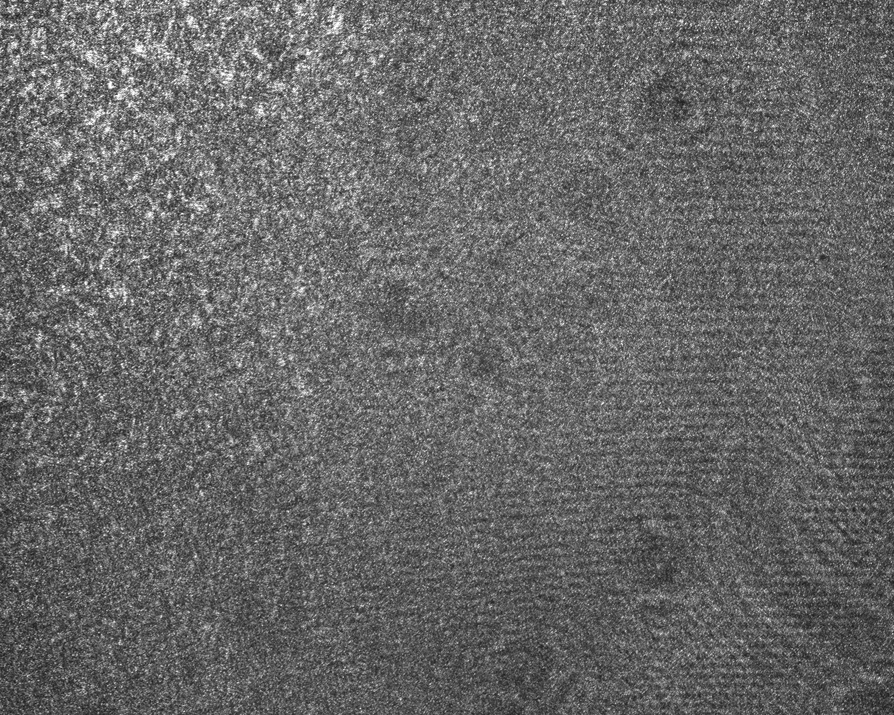
#> input picture Tercer parcial/FRESNEL/holograma900mm.tif, 894 x 715 px, shrunk from 1280 x 1024 before the run, found by its file name
$ python fresnel.py
#> lines starting #> are read from the running program, lines starting #| are printed output that depends on the picture
import numpy as np
import matplotlib.pyplot as plt
from skimage import io
from scipy.ndimage import gaussian_filter

# %% Función de reconstrucción de Fresnel
def reconstruir(holo, d, lam, d_xi, d_eta):
    # Tamaño del holograma
    M, N = holo.shape

    # Resoluciones del plano reconstruido
    d_x = (d * lam) / (N * d_xi)
    d_y = (d * lam) / (M * d_eta)

    # Índices centrados
    i_M = np.arange(-M//2, M//2)
    i_N = np.arange(-N//2, N//2)

    # Malla del plano del holograma
    xi, eta = np.meshgrid(i_N * d_xi, i_M * d_eta)

    # Ejes del plano reconstruido
    x = i_N * d_x
    y = i_M * d_y

    # Reconstrucción (Propagación)
    U = np.exp(1j * np.pi * (xi**2 + eta**2) / (d * lam))
    U = U * holo
    U = np.fft.fftshift(np.fft.fft2(np.fft.ifftshift(U)))

    return U, x, y

# %% Función auxiliar para generar las 3 imágenes por objeto
def mostrar_resultados(holo, U, x_rec, y_rec, d_xi, d_eta, d_z, titulo, p_min, p_max):
    M, N = holo.shape
    eps = np.finfo(float).eps

    # 1. Ejes del holograma en milímetros [mm]
    x_holo = np.arange(-N//2, N//2) * d_xi * 1e3
    y_holo = np.arange(-M//2, M//2) * d_eta * 1e3
    extent_holo = [x_holo[0], x_holo[-1], y_holo[-1], y_holo[0]]

    # 2. Transformada de Fourier 2D del Holograma (Intensidad en log10)
    FFT_holo = np.fft.fftshift(np.fft.fft2(np.fft.ifftshift(holo)))
    L_fft = np.log10(np.abs(FFT_holo)**2 + eps)

    # Ejes de la Transformada en frecuencias espaciales [mm^-1]
    fx = np.fft.fftshift(np.fft.fftfreq(N, d=d_xi)) / 1e3
    fy = np.fft.fftshift(np.fft.fftfreq(M, d=d_eta)) / 1e3
    extent_fft = [fx[0], fx[-1], fy[-1], fy[0]]

    # 3. Intensidad Reconstruida [mm]
    I_rec = np.abs(U)**2
    L_rec = np.log10(I_rec + eps)
    extent_rec = [x_rec[0]*1e3, x_rec[-1]*1e3, y_rec[-1]*1e3, y_rec[0]*1e3]

    # Crear la figura para este objeto
    fig, axes = plt.subplots(1, 3, figsize=(18, 5))
    fig.suptitle(f'{titulo} (d = {d_z*1e3:.1f} mm)', fontsize=16, fontweight='bold')

    # Subplot 1: Holograma
    im0 = axes[0].imshow(holo, cmap='gray', extent=extent_holo)
    axes[0].set_title('Holograma Original')
    axes[0].set_xlabel('x [mm]')
    axes[0].set_ylabel('y [mm]')
    fig.colorbar(im0, ax=axes[0], shrink=0.8)

    # Subplot 2: Transformada de Fourier
    # Ajustamos percentiles entre 50 y 99.9 para que destaquen los órdenes de difracción (DC, +1, -1)
    vmin_fft, vmax_fft = np.percentile(L_fft, [50, 99.9])
    im1 = axes[1].imshow(L_fft, cmap='gray', extent=extent_fft, vmin=vmin_fft, vmax=vmax_fft)
    axes[1].set_title('Transformada de Fourier')
    axes[1].set_xlabel('f_x [mm⁻¹]')
    axes[1].set_ylabel('f_y [mm⁻¹]')
    fig.colorbar(im1, ax=axes[1], shrink=0.8)

    # Subplot 3: Intensidad Reconstruida
    vmin_rec, vmax_rec = np.percentile(L_rec, [p_min, p_max])
    im2 = axes[2].imshow(L_rec, cmap='gray', extent=extent_rec, vmin=vmin_rec, vmax=vmax_rec)
    axes[2].set_title('Intensidad Reconstruida')
    axes[2].set_xlabel('x [mm]')
    axes[2].set_ylabel('y [mm]')
    fig.colorbar(im2, ax=axes[2], shrink=0.8)

    plt.tight_layout()
    plt.show()

# %% Parámetros de Entrada
d_xi = 6.45e-6   # Tamaño píxel horizontal
d_eta = 6.45e-6  # Tamaño píxel vertical
lam = 555e-9     # Láser verde
d_prueba = 0.850 # Distancia objeto de prueba
d_pequeno = 0.115 # Dado pequeño
d_grande = 0.200 # Dado grande

# %% Carga de imágenes
HOLO_ref = io.imread('Tercer parcial\FRESNEL\holograma900mm.tif', as_gray=True).astype(np.float64)
#> HOLO_ref: shape (715, 894) float64; min 25, max 255, mean 103.3
HOLO_peq = io.imread('Tercer parcial\FRESNEL\Dadopequenochido_00001.tif', as_gray=True).astype(np.float64)
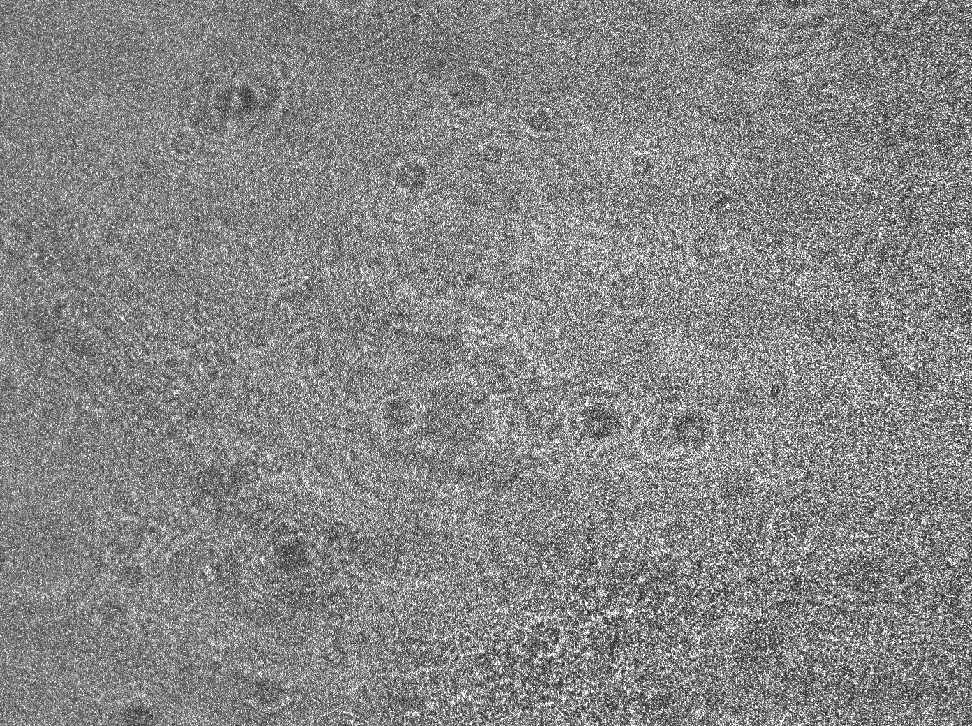
#> input picture Tercer parcial/FRESNEL/Dadopequenochido_00001.tif, 972 x 726 px, shrunk from 1392 x 1040 before the run, found by its file name
#> HOLO_peq: shape (726, 972) float64; min 4712, max 65532, mean 34536.1
HOLO_gra = io.imread('Tercer parcial\FRESNEL\Dadograndechido_00009.tif', as_gray=True).astype(np.float64)
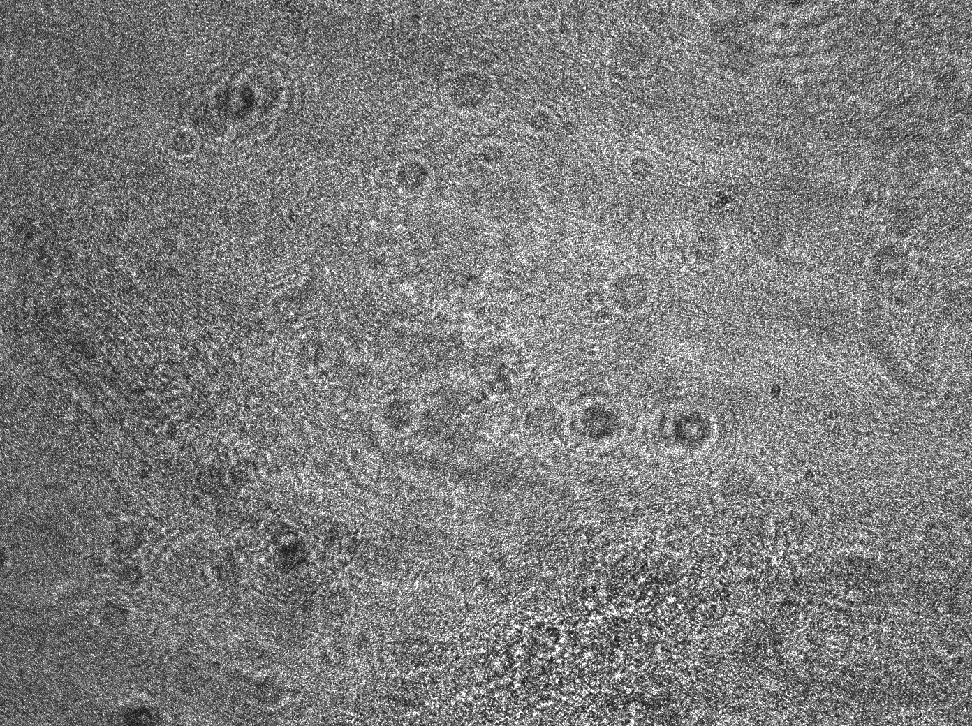
#> input picture Tercer parcial/FRESNEL/Dadograndechido_00009.tif, 972 x 726 px, shrunk from 1392 x 1040 before the run, found by its file name
#> HOLO_gra: shape (726, 972) float64; min 3584, max 65532, mean 31992.5

# %% Filtrado Gaussiano
HOLO_ref = HOLO_ref - gaussian_filter(HOLO_ref, sigma=3)
HOLO_peq = HOLO_peq - gaussian_filter(HOLO_peq, sigma=1)
HOLO_gra = HOLO_gra - gaussian_filter(HOLO_gra, sigma=1)
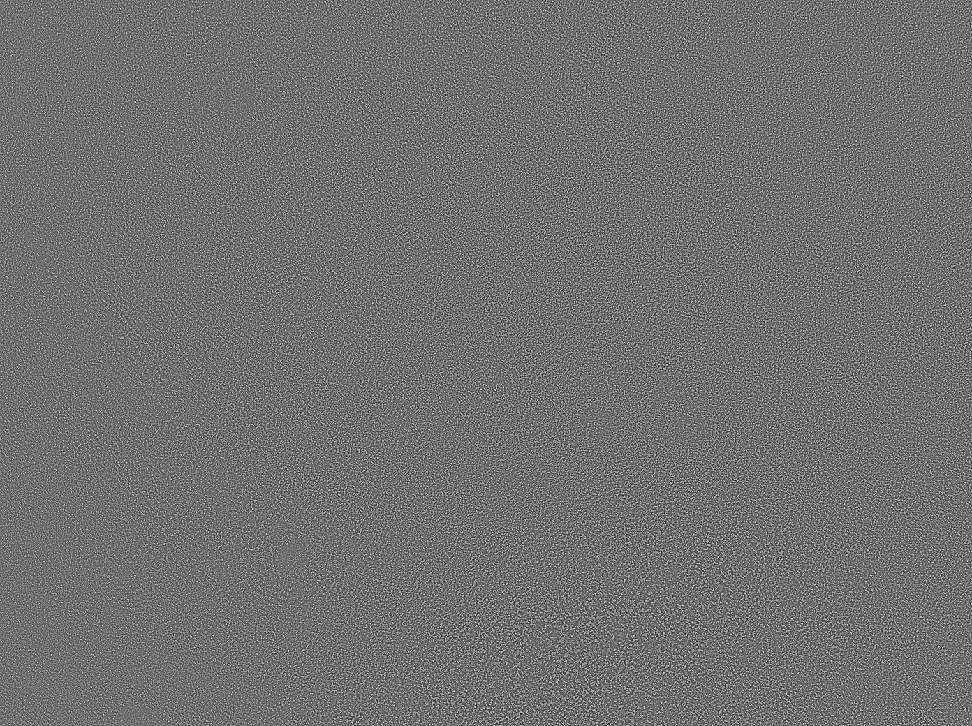
#> HOLO_gra: shape (726, 972) float64; min -31515.1, max 39325.9, mean 0; drawn with min black and max white

# %% Llamada a la función de reconstrucción
U_ref, x_ref, y_ref = reconstruir(HOLO_ref, d_prueba, lam, d_xi, d_eta)
#> x_ref = 894 values from -0.0366 to 0.0365; y_ref = 715 values from -0.0366 to 0.0364
U_peq, x_peq, y_peq = reconstruir(HOLO_peq, d_pequeno, lam, d_xi, d_eta)
#> x_peq = 972 values from -0.00495 to 0.00494; y_peq = 726 values from -0.00495 to 0.00493
U_gra, x_gra, y_gra = reconstruir(HOLO_gra, d_grande, lam, d_xi, d_eta)
#> x_gra = 972 values from -0.0086 to 0.00859; y_gra = 726 values from -0.0086 to 0.00858

# %% Graficado de las 3 ventanas separadas (Holograma, Fourier e Intensidad)
# Objeto de referencia
mostrar_resultados(HOLO_ref, U_ref, x_ref, y_ref, d_xi, d_eta, d_prueba,
                   titulo='Objeto de referencia', p_min=20, p_max=100)
#> in mostrar_resultados, `L_rec = np.log10(I_rec + eps)`:
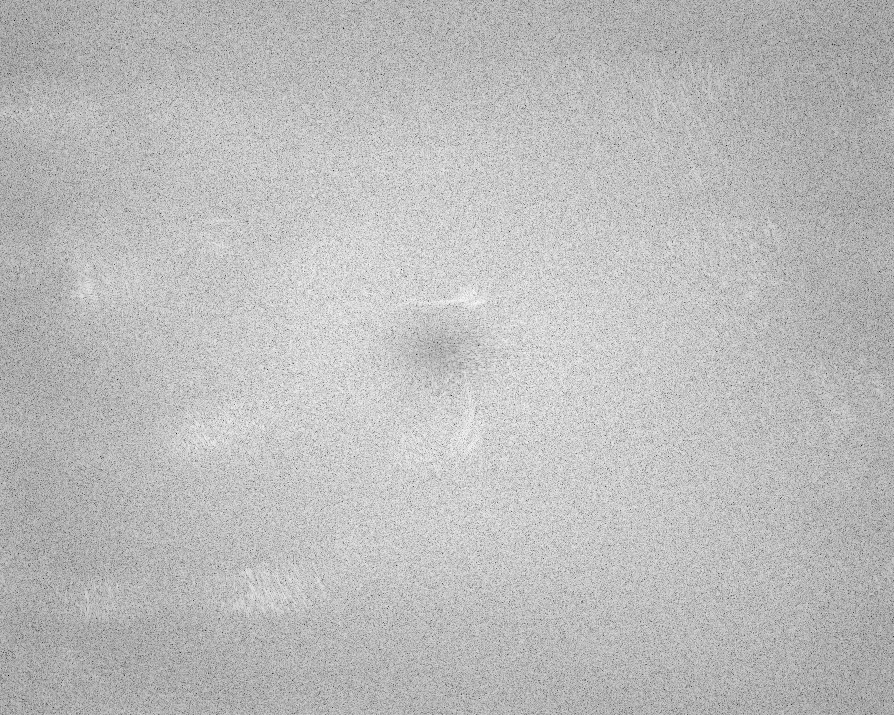
#> L_rec: shape (715, 894) float64; min 2.3, max 10.35, mean 8.23; drawn with min black and max white
#> in mostrar_resultados, `extent_rec = [x_rec[0]*1e3, x_rec[-1]*1e3, y_rec[-1]*1e3, y_rec[0]*1e3]`: extent_rec = [-36.57, 36.49, 36.42, -36.62]
#> in mostrar_resultados, `vmin_fft, vmax_fft = np.percentile(L_fft, [50, 99.9])`: vmin_fft = 8.27; vmax_fft = 9.86
#> in mostrar_resultados, `vmin_rec, vmax_rec = np.percentile(L_rec, [p_min, p_max])`: vmin_rec = 7.7; vmax_rec = 10.35

# Dado pequeño
mostrar_resultados(HOLO_peq, U_peq, x_peq, y_peq, d_xi, d_eta, d_pequeno,
                   titulo='Dado pequeño', p_min=60, p_max=99)
#> call 2 of mostrar_resultados, with U = array of shape (726, 972), x_rec = array of shape (972,), y_rec = array of shape (726,), d_xi = 6.45e-06, d_eta = 6.45e-06, d_z = 0.115, titulo = 'Dado pequeño', p_min = 60
#> in mostrar_resultados (call 2), `I_rec = np.abs(U)**2`:
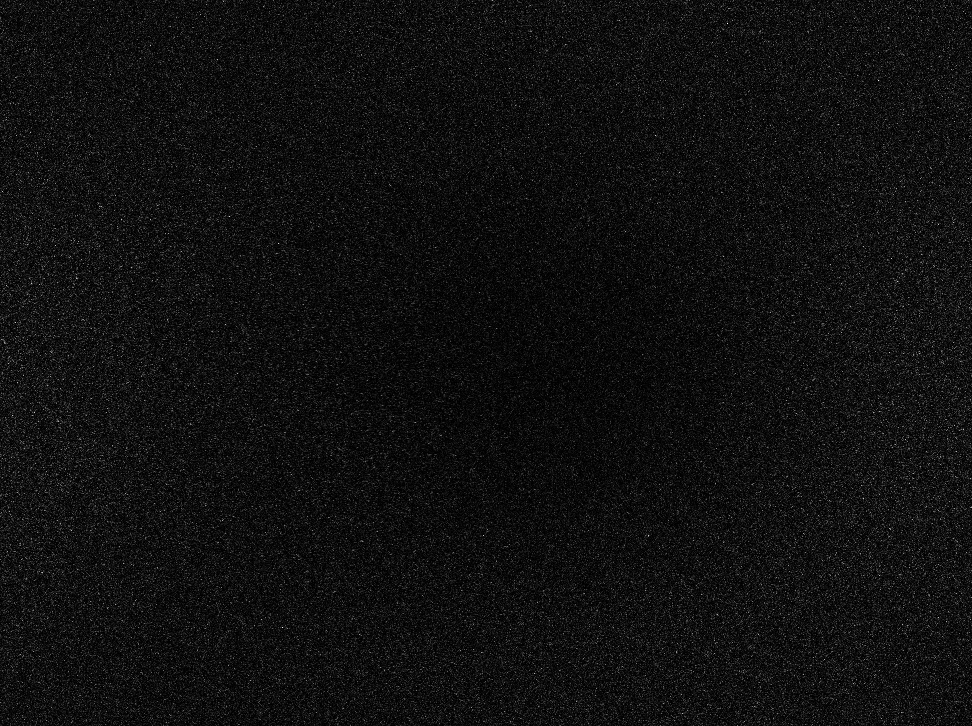
#> I_rec: shape (726, 972) float64; min 50061332.2, max 1.09e+15, mean 7.19e+13; drawn with min black and max white
#> in mostrar_resultados (call 2), `L_rec = np.log10(I_rec + eps)`:
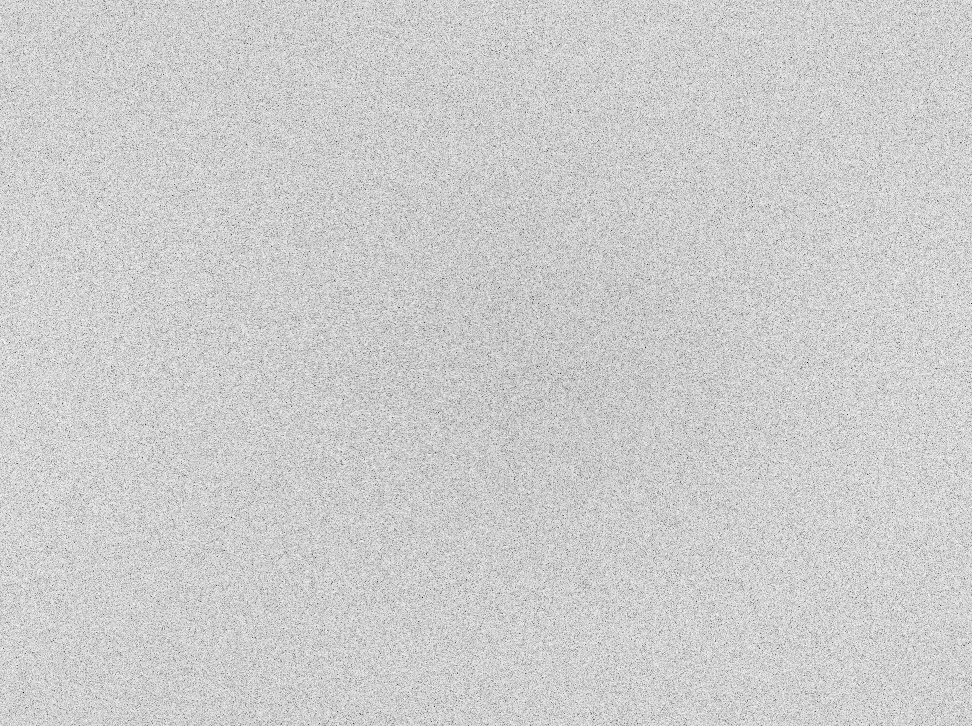
#> L_rec: shape (726, 972) float64; min 7.7, max 15.04, mean 13.6; drawn with min black and max white
#> in mostrar_resultados (call 2), `extent_rec = [x_rec[0]*1e3, x_rec[-1]*1e3, y_rec[-1]*1e3, y_rec[0]*1e3]`: extent_rec = [-4.95, 4.94, 4.93, -4.95]
#> in mostrar_resultados (call 2), `vmin_fft, vmax_fft = np.percentile(L_fft, [50, 99.9])`: vmin_fft = 13.66; vmax_fft = 14.76
#> in mostrar_resultados (call 2), `vmin_rec, vmax_rec = np.percentile(L_rec, [p_min, p_max])`: vmin_rec = 13.81; vmax_rec = 14.54

# Dado grande
mostrar_resultados(HOLO_gra, U_gra, x_gra, y_gra, d_xi, d_eta, d_grande,
                   titulo='Dado grande', p_min=65, p_max=99)
#> call 3 of mostrar_resultados, with U = array of shape (726, 972), x_rec = array of shape (972,), y_rec = array of shape (726,), d_xi = 6.45e-06, d_eta = 6.45e-06, d_z = 0.2, titulo = 'Dado grande', p_min = 65
#> in mostrar_resultados (call 3), `extent_rec = [x_rec[0]*1e3, x_rec[-1]*1e3, y_rec[-1]*1e3, y_rec[0]*1e3]`: extent_rec = [-8.6, 8.59, 8.58, -8.6]
#> in mostrar_resultados (call 3), `vmin_fft, vmax_fft = np.percentile(L_fft, [50, 99.9])`: vmin_fft = 13.57; vmax_fft = 14.66
#> in mostrar_resultados (call 3), `vmin_rec, vmax_rec = np.percentile(L_rec, [p_min, p_max])`: vmin_rec = 13.77; vmax_rec = 14.45
#> in mostrar_resultados (call 3), `plt.show()`:
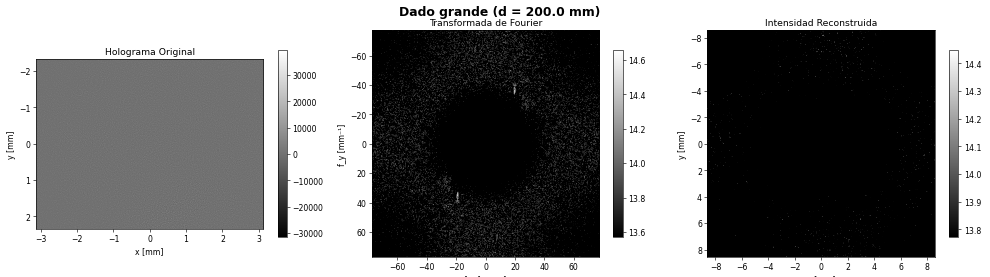
#> figure drawn by matplotlib, 6 panels
